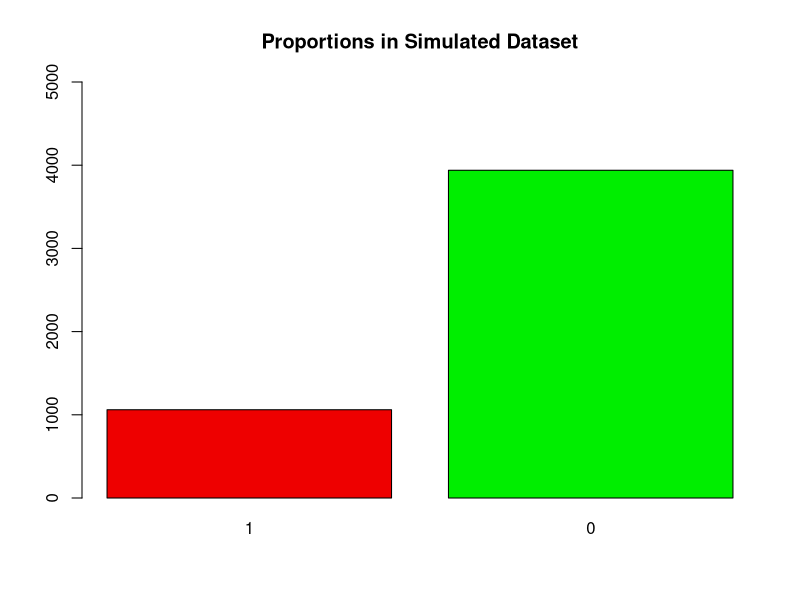
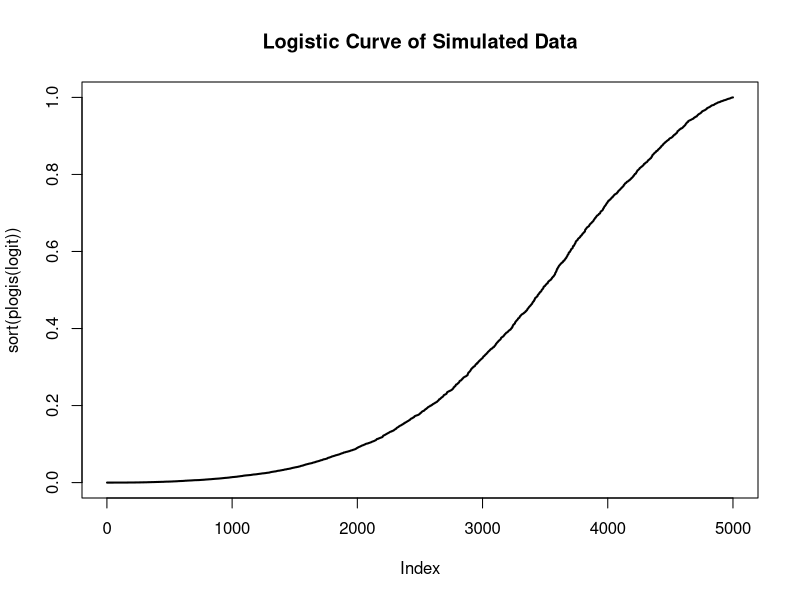
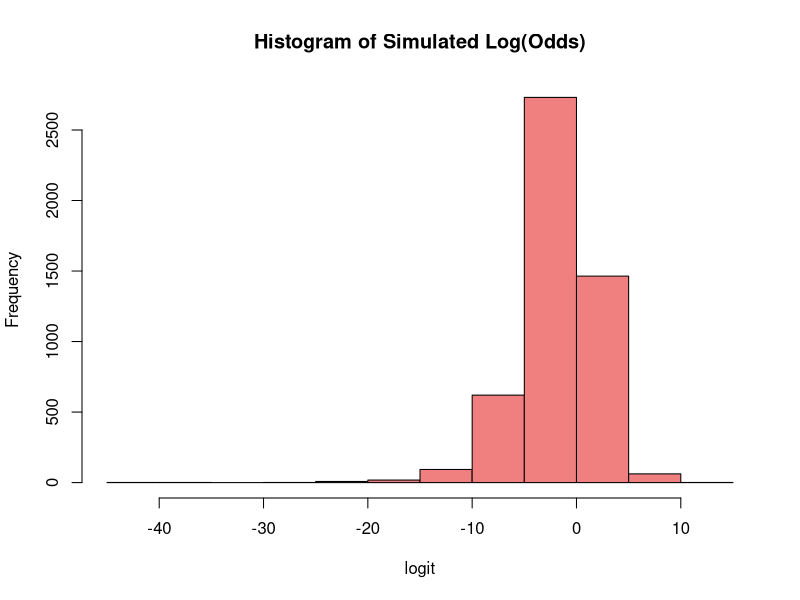
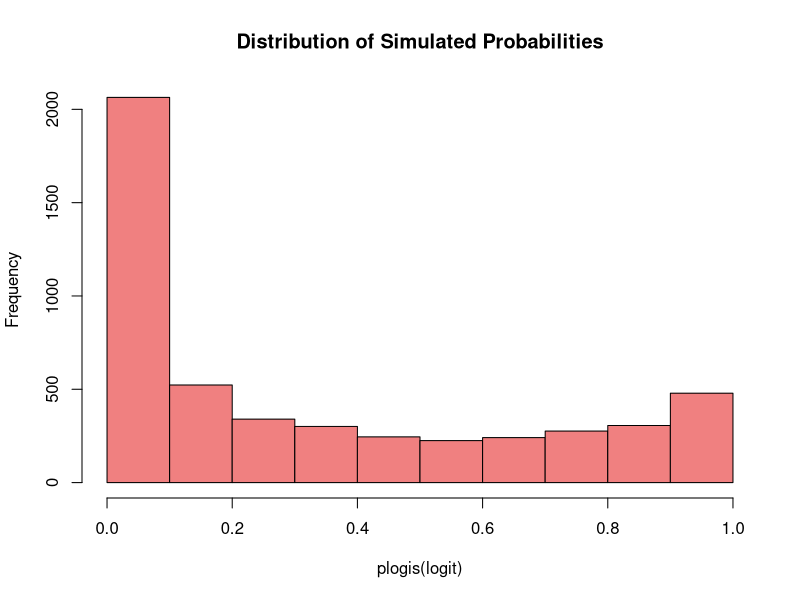

R code for these plots, in order: (Note: this script raises an error after producing the figures.)
# Simulating a dataset

# Data to be simulated:
    
# Response:
## Binary (0,1) : 20% Class imbalance

# Covariates: 10
## x1: Continuous - Normal(0,1)
## x2: Continuous - Normal(0,1)
## x3: Continuous -  Normal(0,1)
## x4: Continuous -  Normal(0,1)
## x5: Categorical - Bernoulli(0.5)
## x6: Categorical - Bernoulli(0.7)
## x7: Continuous - Normal(0,1)
## x8: Categorical - Bernoulli(0.4)
## x9: Non-Linear - Quadratic
## x10: Non-Linear - Cubic

n_sim = 5000

set.seed(256)

# Continuous Normal
x1 = rnorm(n_sim)
x2 = rnorm(n_sim)
x3 = rnorm(n_sim)
x4 = rnorm(n_sim)

# Categorical Binary
x5 = rbinom(n_sim, 1, 0.5)
x6 = rbinom(n_sim, 1, 0.7)

# Interaction 
x7 = rnorm(n_sim)
x8 = rbinom(n_sim, 1, 0.4)

# Non-linear
x9 = rnorm(n_sim)
x10 = rnorm(n_sim)

# Set coefficients - chosen randomly

b0 = -0.8
b1 = 0.17
b2 = 0.36
b3 = -1.12
b4 = -0.84
b5 = 0.71
b6 = -0.61
b7 = -1.74
b8 = -0.36
b9 = 0.15
b10 = -1.24
b11 = -0.18
b12 = 0.88
b13 = -0.59
b14 = 0.36

# enter logistic model equation

logit = b0 +                                    # intercept
        b1*x1 +                                 # continuous
        b2*x2 +                                 # continuous
        b3*x3 +                                 # continuous
        b4*x4 +                                 # continuous
        b5*x5 +                                 # categorical
        b6*x6 +                                 # categorical
        b7*x7 +                                 # continuous - interaction
        b8*x8 +                                 # categorical - interaction
        b9*x7*x8 +
        b10*x9 + b11*x9^2 +                     # continuous - non-linear - quadratic
        b12*x10 + b13*x10^2 + b14*x10^3         # continuous - non-linear - cubic

# transform to probabilities and generate responses

y = factor(ifelse(plogis(logit) >= 0.7, 1, 0), levels = c(1,0))

# Sanity checks on simulated data
prop_1 = table(y)[2]/sum(table(y)); paste("Proportion of 1s:", prop_1)

barplot(table(y), ylim = c(0,5000), col = c("red2", "green2"),
        main = "Proportions in Simulated Dataset")

plot(sort(plogis(logit)), type = 'l', lwd = 2, main = "Logistic Curve of Simulated Data")

hist(logit, col = "lightcoral", main = "Histogram of Simulated Log(Odds)")

hist(plogis(logit), col = "lightcoral", main = "Distribution of Simulated Probabilities")

sim_dat = data.frame(y,x1,x2,x3,x4,x5,x6,x7,x8,x9,x10)
# head(sim_dat)

rm(b0,b1,b2,b3,b4,b5,b6,b7,b8,b9,b10,b11,b12,b13,b14,
   y,x1,x2,x3,x4,x5,x6,x7,x8,x9,x10)

# working directory is repo base
fp = "utils/data/simulated_data.csv"
write.csv(sim_dat, file = fp, row.names = FALSE)
